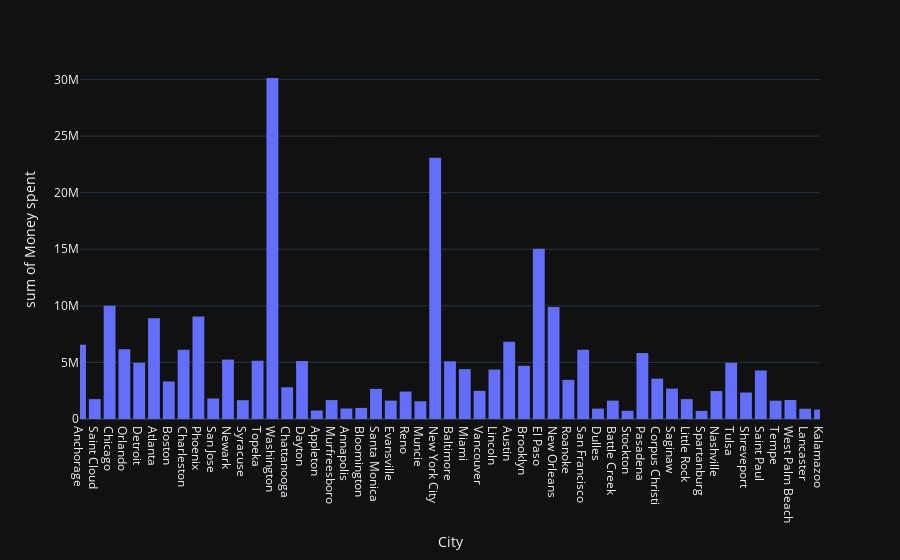

The notebook cell this image was saved under:
### Code cell
# the plot below uses the range_x lable to show just from 0 to 50 cities of the plot above
fig = px.histogram(df, x = "City", y = "Sales",hover_data = ["Quantity"] ,
                   range_x = [0,50], labels = {'Sales': "Money spent"}
                   , template='plotly_dark')
fig.show()

### Figure 1 — Plotly figure (JSON) as saved in the notebook; plotly's stock layout.template omitted (floating-point values rounded to 4 significant figures; data arrays with more than 128 entries replaced by an {"elided": "..."} marker saying what was removed)
{"data": [{"bingroup": "x", "histfunc": "sum", "hovertemplate": "City=%{x}<br>sum of Money spent=%{y}<extra></extra>", "legendgroup": "", "marker": {"color": "#636efa", "pattern": {"shape": ""}}, "name": "", "orientation": "v", "showlegend": false, "type": "histogram", "x": {"elided": "1000 str values"}, "xaxis": "x", "y": {"elided": "1000 float values"}, "yaxis": "y"}], "layout": {"barmode": "relative", "legend": {"tracegroupgap": 0}, "margin": {"t": 60}, "xaxis": {"anchor": "y", "domain": [0, 1], "range": [0, 50], "title": {"text": "City"}}, "yaxis": {"anchor": "x", "domain": [0, 1], "title": {"text": "sum of Money spent"}}}}
